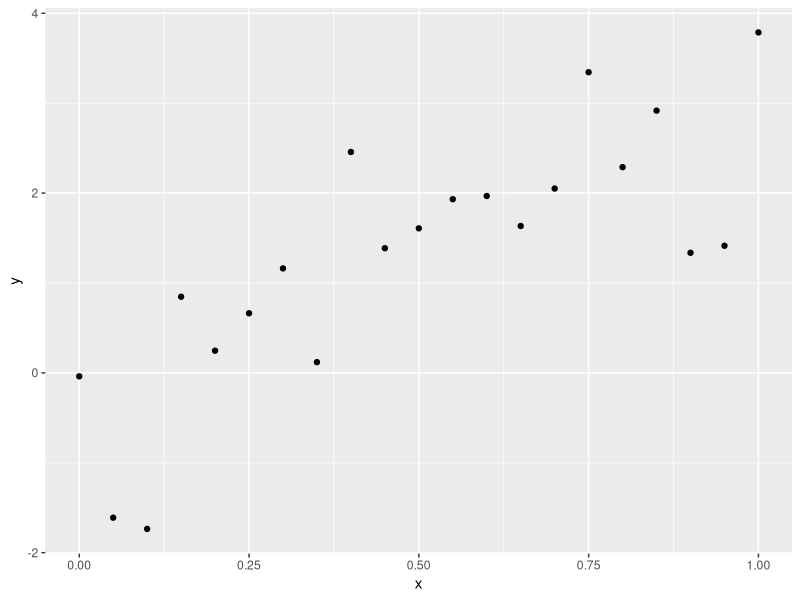
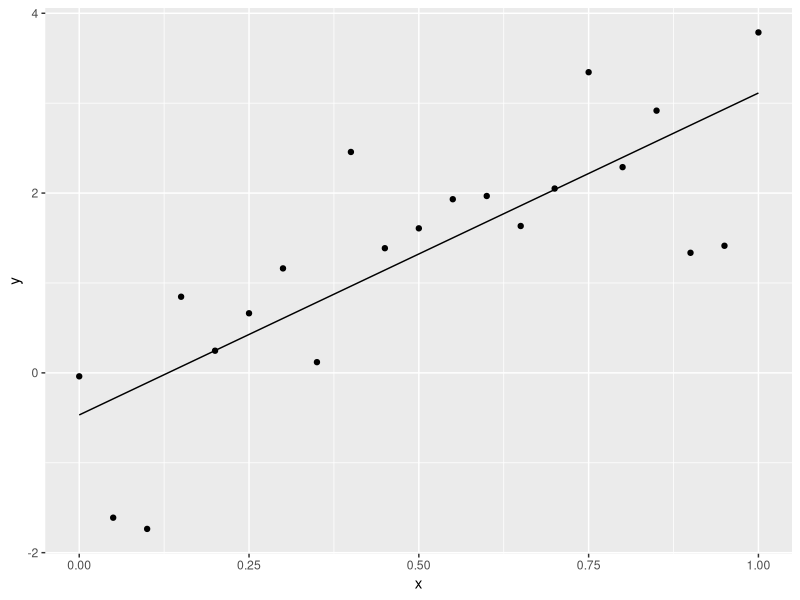

Recreate these plots in R, in order. (Note: this script raises an error after producing the figures.)
## ---- chunk 1
library(tidyverse)
## ---- chunk 2
dat <- tibble(x = seq(0, 1, .05)) |> 
  rowwise() |> 
  mutate(y = rnorm(1, mean = 3 * x, sd = 1))

ggplot() +
  geom_point(data = dat, aes(x = x, y = y))
## ---- chunk 3
least_square_fun <- function(.par) {
  y_hat <- .par[1] + .par[2] * dat$x 
  
  differences <- dat$y - y_hat 
  
  sum(differences^2)
  
}
## ---- chunk 4
least_square_fun( c(1, 3))
## ---- chunk 5
least_square_fun( c(0, 4))
## ---- chunk 6
fit <- optim(c(0, 4), least_square_fun)

fit
## ---- chunk 7
line <- tibble(x = seq(0, 1, .001)) |> 
  mutate(y = fit$par[1] + fit$par[2] * x)

ggplot() +
  geom_point(data = dat, aes(x = x, y = y)) +
  geom_line(data = line, aes(x = x, y = y))
## ---- chunk 8
create_ls <- function(.predictor, .response){
  function(.par) { #it returns a function that depend on .par
    y_hat <- .par[1] + .par[2] * .predictor 
    differences <- .response - y_hat 
    sum(differences^2)
  }
}
## ---- chunk 9
least_square_fun_for_my_exp <- create_ls(dat$x, dat$y)
## ---- chunk 10
least_square_fun_for_my_exp(c(0, 4))
## ---- chunk 11
optim(c(0, 4), least_square_fun_for_my_exp)
## ---- chunk 12
create_ls <- function(.predictor, .response, .fun){
  function(.par) { 
    y_hat <- .fun(.predictor, .par)
    differences <- .response - y_hat 
    sum(differences^2)
  }
}
## ---- chunk 13
linear_fun <- function(x, p) {
  p[1] + p[2] * x
}

least_square_fun <- create_ls(dat$x, dat$y, linear_fun)

optim(c(0, 4), least_square_fun)
## ---- chunk 14
fit <- fit_ls(dat$x, dat$y, linear_fun, c(0, 4))

fit
## ---- chunk 15
ggplot() +
  geom_point(data = dat, aes(x = x, y = y)) +
  geom_line(data = fit$pred, aes(x = x, y = y))
## ---- chunk 16
dat_groups <- tibble(x = seq(0, 1, .1)) |> 
  rowwise() |> 
  mutate(y = rnorm(1, mean = 3 * x, sd = 2)) |> 
  mutate(group = "a") |> 
  bind_rows(
    tibble(x = seq(0, 1, .1)) |> 
      rowwise() |> 
      mutate(y = rnorm(1, mean = 5 * x, sd = 1)) |> 
      mutate(group = "b") 
  )
## ---- chunk 17
fit_groups <- dat_groups |> 
  group_by(group) |> 
  reframe(fit = list(fit_ls(x, y, linear_fun, c(0, 1)))) |> 
  unnest_wider(fit)
## ---- chunk 18
params <- fit_groups |> 
  select(group, param) |> 
  unnest(param)

params
## ---- chunk 19
pred_groups <- fit_groups |> 
  select(group, pred) |> 
  unnest(pred)
## ---- chunk 20
ggplot() +
  facet_wrap(vars(group)) +
  geom_point(data = dat_groups, aes(x = x, y = y)) +
  geom_line(data = pred_groups, aes(x = x, y = y))
